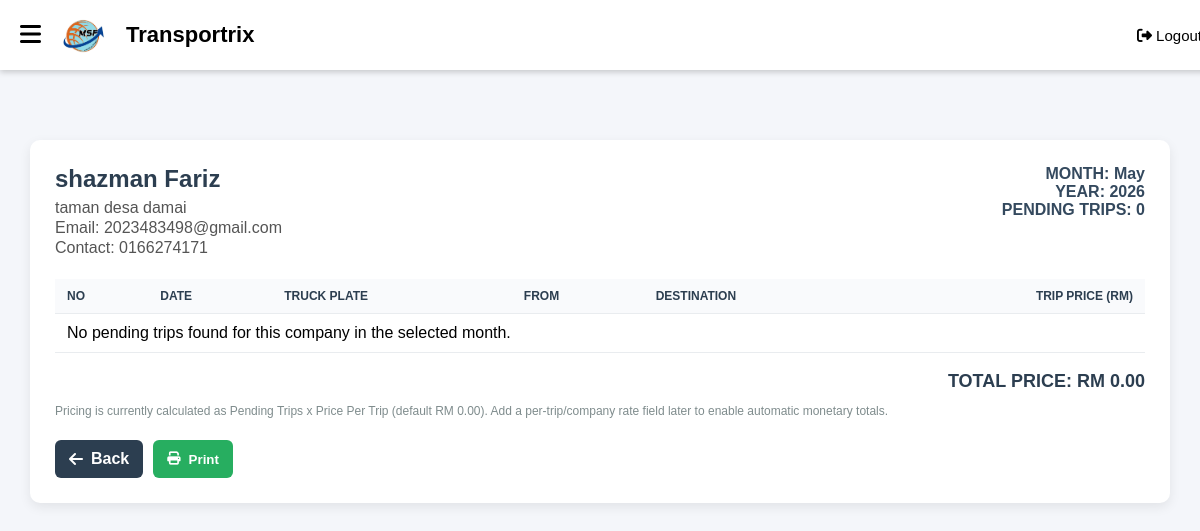
The app's page /generate_invoice.php?email=2023483498@gmail.com (signed in) with its own data.
### tables this page shows
CREATE TABLE `customer` (
  `cust_email` varchar(50) NOT NULL,
  `cust_name` varchar(50) NOT NULL,
  `cust_contact` varchar(50) NOT NULL,
  `address` varchar(100) NOT NULL,
  `cust_pass` varchar(50) NOT NULL
);

### generate_invoice.php (the view, shortened to what this page needs)
<?php
include('connect.php');
$email = isset($_GET['email']) ? trim($_GET['email']) : '';
$month = isset($_GET['month']) ? trim($_GET['month']) : date('m');
$monthNum = (int)$month;
$year = date('Y');
$company = null;
$trips = [];
$tripCount = 0;
$totalPrice = 0.00;
$pricePerTrip = 0.00;
if ($email === '') {
    $error = 'Missing customer email.';
} else {
    $emailEsc = mysqli_real_escape_string($connect, $email);
    $companySql = "SELECT cust_name, address, cust_contact, cust_email
                   FROM customer
                   WHERE cust_email = '{$emailEsc}'
                   LIMIT 1";
    $companyRes = mysqli_query($connect, $companySql);
    if ($companyRes) {
        $company = mysqli_fetch_assoc($companyRes);
    }
    $tripCount = count($trips);
    $totalPrice = $tripCount * $pricePerTrip;
}
include('navBar.php');
?>
<!DOCTYPE html>
<html lang="en">
<head>
    <link rel="stylesheet" href="https://cdnjs.cloudflare.com/ajax/libs/font-awesome/6.4.0/css/all.min.css">
</head>
<body>
<div class="container">
    <div class="card">
        <div class="top-row">
            <div class="company-box">
                <h2><?php echo htmlspecialchars($company['cust_name'] ?? $email); ?></h2>
                <p><?php echo nl2br(htmlspecialchars($company['address'] ?? '-')); ?></p>
                <p>Email: <?php echo htmlspecialchars($company['cust_email'] ?? $email); ?></p>
                <p>Contact: <?php echo htmlspecialchars($company['cust_contact'] ?? '-'); ?></p>
            </div>
            <div class="meta-box">
                <div>MONTH: <?php echo date('F', mktime(0, 0, 0, $monthNum, 1)); ?></div>
                <div>YEAR: <?php echo htmlspecialchars($year); ?></div>
                <div>PENDING TRIPS: <?php echo $tripCount; ?></div>
            </div>
        </div>
        <table>
            <thead>
                <tr>
                    <th>No</th>
                    <th>Date</th>
                    <th>Truck Plate</th>
                    <th>From</th>
                    <th>Destination</th>
                    <th class="right">Trip Price (RM)</th>
                </tr>
            </thead>
            <tbody>
                <?php if ($tripCount === 0): ?>
                    <tr>
                        <td colspan="6">No pending trips found for this company in the selected month.</td>
                    </tr>
                <?php endif; ?>
            </tbody>
        </table>
        <div class="total-box">
            TOTAL PRICE: RM <?php echo number_format($totalPrice, 2); ?>
        </div>
        <div class="note">
            Pricing is currently calculated as Pending Trips x Price Per Trip (default RM 0.00).
            Add a per-trip/company rate field later to enable automatic monetary totals.
        </div>
        <div class="actions">
            <a href="invoice_list.php" class="btn btn-dark"><i class="fa fa-arrow-left"></i> Back</a>
            <button type="button" class="btn btn-success" onclick="window.print()"><i class="fa fa-print"></i> Print</button>
        </div>
    </div>
</div>
</body>
</html>

### navBar.php (style rules this page uses)
body { margin: 0; font-family: Arial, sans-serif; }

### generate_invoice.php (style rules this page uses)
body { margin: 0; font-family: Arial, sans-serif; background: #f4f6fa; }
.container { padding: 30px; }
.card { background: #fff; border-radius: 10px; box-shadow: 0 4px 12px rgba(0,0,0,0.08); padding: 25px; }
.top-row { display: flex; justify-content: space-between; align-items: flex-start; gap: 20px; margin-bottom: 20px; }
.company-box h2 { margin: 0 0 6px 0; color: #2c3e50; }
.company-box p { margin: 2px 0; color: #555; }
.meta-box { text-align: right; color: #34495e; font-weight: 700; }
table { width: 100%; border-collapse: collapse; margin-top: 15px; background: #fff; }
th, td { border-bottom: 1px solid #e9ecef; padding: 10px 12px; text-align: left; }
th { background: #f9fafc; text-transform: uppercase; font-size: 12px; color: #2c3e50; }
.right { text-align: right; }
.total-box { margin-top: 18px; display: flex; justify-content: flex-end; font-size: 18px; font-weight: 700; color: #2c3e50; }
.actions { margin-top: 22px; display: flex; gap: 10px; }
.btn { display: inline-flex; align-items: center; gap: 8px; border: none; border-radius: 6px; padding: 10px 14px; color: #fff; text-decoration: none; cursor: pointer; font-weight: 700; }
.btn-success { background: #27ae60; }
.btn-dark { background: #2c3e50; }
.note { margin-top: 12px; font-size: 12px; color: #7f8c8d; }

### records on screen
customer: cust_name "shazman Fariz", address "taman desa damai", cust_email "2023483498@gmail.com", cust_contact "0166274171"

### other values on screen
date('F', mktime(0, 0, 0, $monthNum, 1)) "May"
$tripCount "0"
$totalPrice "0.00"
